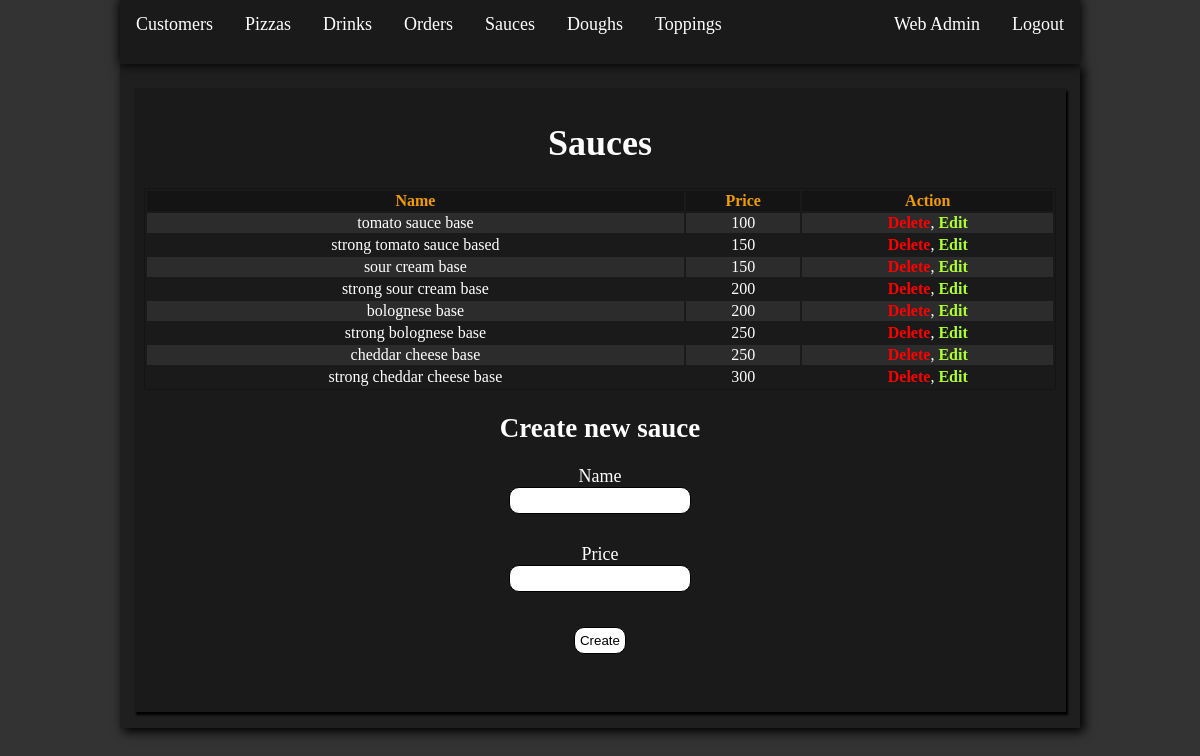
Screenshot of /index.php?page=sauces (signed in) with the database file from the repository.
### tables this page shows
CREATE TABLE Sauce (
    id INT PRIMARY KEY AUTO_INCREMENT,
    name VARCHAR(200) NOT NULL,
    price INT NOT NULL DEFAULT(0)
);

### services/sauce-service.php (called while the page is built, shortened)
<?php
class SauceService extends Database implements CrudOperations {
  public function getAll() {
    $conn = $this->getConnection();
    $stmt = $conn->prepare("SELECT * FROM sauce");
    $stmt->setFetchMode(PDO::FETCH_CLASS, 'Sauce');
    $stmt->execute();
    $sauces = $stmt->fetchAll();
    return $sauces;
  }
}
?>

### pages/admin/sauces.php (the view, shortened to what this page needs)
<?php
$sauceService = new SauceService();
$sauces = $sauceService->getAll();
?>
<div class="content-card">
  <div class="text-center">
    <h1>Sauces</h1>
  </div>
<table class="custom-table">
  <tr>
    <th>Name</th>
    <th>Price</th>
    <th>Action</th>
  </tr>
  <?php
  foreach ($sauces as $key => $sauce) {
  echo "
  <tr>
  <td><p class='white-text'>".$sauce->name."</p></td>
  <td>".$sauce->price."</td>
  <td>
  <a class='red-text' href='index.php?page=sauces&remove=".$sauce->id."'>Delete</a>,
  <a class='green-yellow-text' href='index.php?page=sauces&edit=".$sauce->id."'>Edit</a>
  </td>
  </tr>";
  }
  ?>
</table>
<div class="text-center">
<h2>Create new sauce</h2>
<form class="profile-forms" action="" method="post">
<label class="white-text" for="name">Name</label><br>
<input class="input width-20" type="text" name="name"><br>
<label class="white-text" for="ar">Price</label><br>
<input class="input width-20" type="number" name="price"><br>
<input type=submit class="button" name='createSauce' value="Create"></input>
</form>
</div>
</div>

### assets/styles.css (style rules this page uses)
body { font-size: large; width: initial; height: initial; margin: 0; background-color: #333; color: white; }
label { color: black; }
.red-text { color: red; }
.white-text { color: white; }
.green-yellow-text { color: greenyellow; }
.width-20 { width: 20% !important; }
.custom-table { min-width: 80%; border: 1px solid #141414; overflow-y: auto; }
.custom-table td { text-align: center; }
.custom-table th { background-color: #141414; color:#f29c00; }
.custom-table td a { text-decoration: none; font-weight: bold; }
.custom-table tr:nth-child(even) { background-color: #2c2c2c; }
.content-card { background-color: #1a1a1a; box-shadow: 2px 3px 2px black; padding: 10px; margin: 10px; width: 95%; height: auto; display: flex; margin-left: auto; margin-right: auto; margin-top: auto; margin-bottom: auto; flex-direction: column; overflow-y: auto; }
.profile-forms { width: inherit; }
.profile-forms input { margin-bottom: 30px; }
.text-center { text-align: center; }
.input { padding: 5px; padding-left: 15px; padding-right: 15px; width: 50%; height: auto; border: 1px solid black; border-radius: 10px; margin-bottom: 10px; }
.button { padding: 5px; border: 1px solid black; border-radius: 10px; background-color: white; margin-top: 5px; margin-bottom: 5px; }

### rows the page displays
sauce: name "tomato sauce base", price "100"
sauce: name "strong tomato sauce based", price "150"
sauce: name "sour cream base", price "150"
sauce: name "strong sour cream base", price "200"
sauce: name "bolognese base", price "200"
sauce: name "strong bolognese base", price "250"
sauce: name "cheddar cheese base", price "250"
sauce: name "strong cheddar cheese base", price "300"

### other values shown
$_SESSION['name'] "Web Admin"
